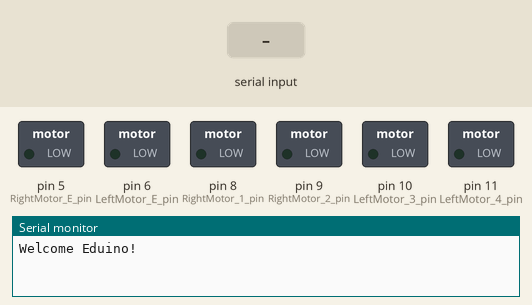
Bench run of a sketch on a simulated Arduino Uno, built with avr-gcc and run on an emulated ATmega328P. On the bench: switched loads named in the sketch (green lamp = pin HIGH), the last lines printed to the serial monitor. The test bench sets the inputs (shaded band).

Above: at 1.2 s.
1.3 s: "+" received over the second serial link
At 2.3 s:
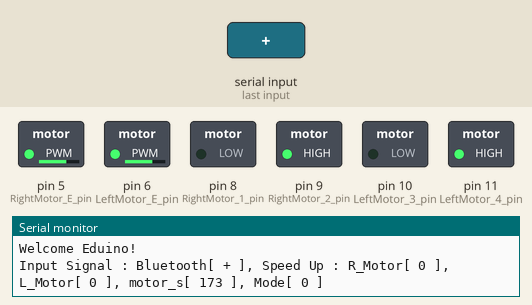
2.8 s: "g" received over the second serial link
At 3.4 s:
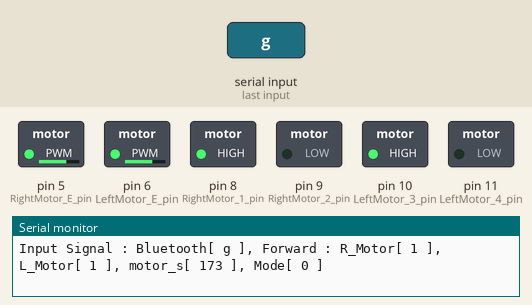
4.3 s: "l" received over the second serial link
At 4.6 s:
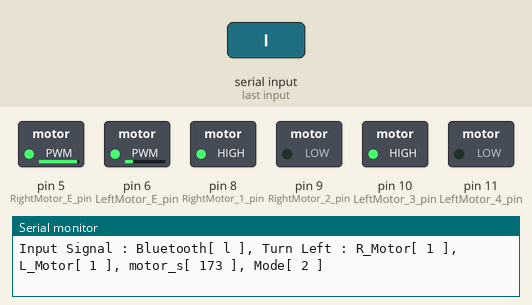
5.8 s: "r" received over the second serial link
At 7.0 s:
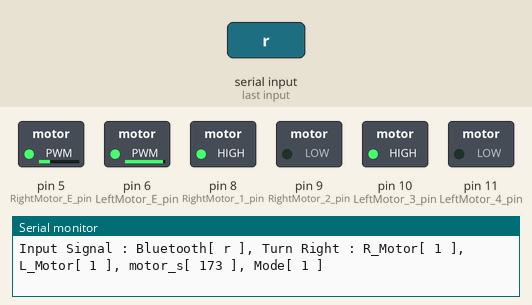
7.3 s: "-" received over the second serial link
At 8.1 s:
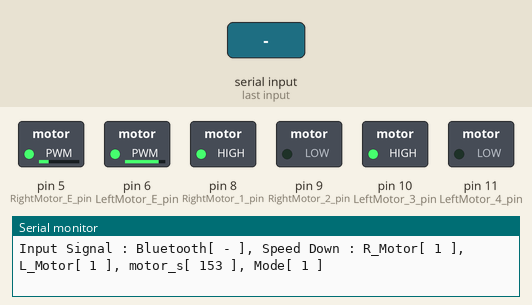
8.8 s: "s" received over the second serial link
At 10.2 s:
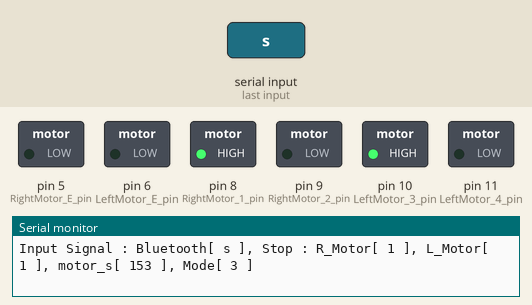
Timing chart, 0 to 11.3 s (numbered marks = the images above; inputs shaded):
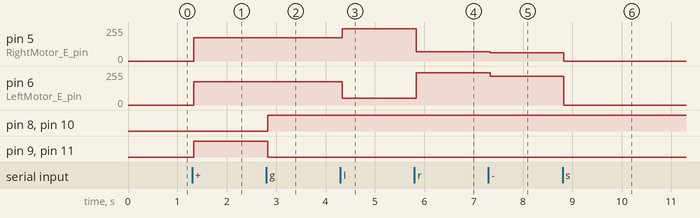

The sketch:

11_RC_CAR_Bluetooth.ino
```cpp
/* 이 소스는 에듀이노(Eduino)에 의해서 번역, 수정, 작성되었고 소유권 또한 에듀이노의 것입니다.
 *  소유권자의 허락을 받지 않고 무단으로 수정, 삭제하여 배포할 시 법적인 처벌을 받을 수도 있습니다.
 *
 *  에듀이노 SmartCar 기본예제 8
 *  - 스마트폰 어플로 스마트카 제어하기 -
 *
 *
 *  스마트폰 어플의 블루투스 통신을 통해 스마트카의 동작을 무선 제어하는 예제입니다.
 *
 *  명령
 *  1. 블루투스 g
 *  -> Go 전진 명령
 *  2. 블루투스 b
 *  -> Back 후진 명령
 *  3. 블루투스 l
 *  -> left 좌회전 명령
 *  4. 블루투스 r
 *  -> right 우회전 명령
 *  5. 블루투스 s
 *  -> stop 정지 명령
 *
 */

#include <SoftwareSerial.h>   //가상 시리얼 통신을 위한 라이브러리 선언

#define BT_RXD 3  // 아두이노의 4번핀을 RX(받는 핀)로 설정
#define BT_TXD 4 // 아두이노 3번핀을 TX(보내는 핀)로 설정

SoftwareSerial bluetooth(BT_RXD,BT_TXD); //블루투스 통신을 위한 설정

int RightMotor_E_pin = 5;       // 오른쪽 모터의 Enable & PWM
int LeftMotor_E_pin = 6;        // 왼쪽 모터의 Enable & PWM
int RightMotor_1_pin = 8;       // 오른쪽 모터 제어선 IN1
int RightMotor_2_pin = 9;       // 오른쪽 모터 제어선 IN2
int LeftMotor_3_pin = 10;       // 왼쪽 모터 제어선 IN3
int LeftMotor_4_pin = 11;       // 왼쪽 모터 제어선 IN4

int motor_s = 153;              // 최대 속도(0~255)의 60%

int R_Motor = 0;
int L_Motor = 0;
int mode = 0;

void setup() {
  pinMode(RightMotor_E_pin, OUTPUT);        // 출력모드로 설정
  pinMode(RightMotor_1_pin, OUTPUT);
  pinMode(RightMotor_2_pin, OUTPUT);
  pinMode(LeftMotor_3_pin, OUTPUT);
  pinMode(LeftMotor_4_pin, OUTPUT);
  pinMode(LeftMotor_E_pin, OUTPUT);

  Serial.begin(9600);    //PC와 아두이노간 시리얼 통신 속도를 9600bps로 설정
  bluetooth.begin(9600); //블루투스와 아두이노간 시리얼 통신 속도를 9600bps로 설정

  Serial.println("Welcome Eduino!");

}

void loop() {
  if(bluetooth.available()){
    char Blue_Val = bluetooth.read();

    Serial.print("Input Signal : ");
    Serial.print("Bluetooth[ "); Serial.print(Blue_Val); Serial.print(" ], ");

    control_SmartCar(Blue_Val);

    if(mode == 0){
      motor_role(R_Motor, L_Motor, motor_s);
    }
    else if(mode == 1){
      Right_role(R_Motor, L_Motor, motor_s);
    }
    else if(mode == 2){
      Left_role(R_Motor, L_Motor, motor_s);
    }
    else{
      motor_role(R_Motor, L_Motor, 0);
    }
  }
}

void control_SmartCar(char Blue_val){
  if( Blue_val == '+' ){      // "+" 버튼, 명령 : 속도 증가
    motor_s = motor_s + 20;
    motor_s = min(motor_s, 255);
    Serial.print("Speed Up : ");
  }

  else if( Blue_val == '-' ){ // "-" 버튼, 명령 : 속도 감소
    motor_s = motor_s - 20;
    motor_s = max(motor_s, 50);
    Serial.print("Speed Down : ");
  }

  else if( Blue_val == 'g' ){  // "g" 버튼, 명령 : 전진
    R_Motor = HIGH; L_Motor = HIGH; mode = 0;
    Serial.print("Forward : ");
  }

  else if( Blue_val == 'l' ){ // "l" 버튼, 명령 : 좌회전
    mode = 2;
    Serial.print("Turn Left : ");
  }

  else if( Blue_val == 'r' ){ // "r" 버튼, 명령 : 우회전
    mode = 1;
    Serial.print("Turn Right : ");
  }

  else if( Blue_val == 'b' ){ // "b" 버튼, 명령 : 후진
    R_Motor = LOW; L_Motor = LOW; mode = 0;
    Serial.print("Backward : ");
  }

  else if( Blue_val == 's' ){ // "s" 버튼, 명령 : 정지
    mode = 3;
    Serial.print("Stop : ");
  }

  else{
    Serial.print("Not Defined : ");  // 지정하지 않은 주소입력.
  }

  Serial.print("R_Motor[ ");Serial.print(R_Motor);Serial.print(" ], ");
  Serial.print("L_Motor[ ");Serial.print(L_Motor);Serial.print(" ], ");
  Serial.print("motor_s[ ");Serial.print(motor_s);Serial.print(" ], ");
  Serial.print("Mode[ ");Serial.print(mode);Serial.println(" ]");
}

void motor_role(int R_motor, int L_motor, int Speed){
   digitalWrite(RightMotor_1_pin, R_motor);
   digitalWrite(RightMotor_2_pin, !R_motor);
   digitalWrite(LeftMotor_3_pin, L_motor);
   digitalWrite(LeftMotor_4_pin, !L_motor);

   analogWrite(RightMotor_E_pin, Speed);  // 우측 모터 속도값
   analogWrite(LeftMotor_E_pin, Speed);   // 좌측 모터 속도값
}

void Right_role(int R_motor, int L_motor, int Speed){
   digitalWrite(RightMotor_1_pin, R_motor);
   digitalWrite(RightMotor_2_pin, !R_motor);
   digitalWrite(LeftMotor_3_pin, L_motor);
   digitalWrite(LeftMotor_4_pin, !L_motor);

   analogWrite(RightMotor_E_pin, max(Speed*0.4,50));  // 우측 모터 속도값
   analogWrite(LeftMotor_E_pin, min(Speed*1.4,255));   // 좌측 모터 속도값
}

void Left_role(int R_motor, int L_motor, int Speed){
   digitalWrite(RightMotor_1_pin, R_motor);
   digitalWrite(RightMotor_2_pin, !R_motor);
   digitalWrite(LeftMotor_3_pin, L_motor);
   digitalWrite(LeftMotor_4_pin, !L_motor);

   analogWrite(RightMotor_E_pin, min(Speed*1.4,255));  // 우측 모터 속도값
   analogWrite(LeftMotor_E_pin, max(Speed*0.2,50));   // 좌측 모터 속도값
}
```

Measured:
- after the input at 1.3 s, pin 5 (RightMotor_E_pin), pin 6 (LeftMotor_E_pin): 0/255 → 173/255 at once; pin 9 (RightMotor_2_pin), pin 11 (LeftMotor_4_pin): LOW → HIGH at once
- after the input at 2.8 s, pin 8 (RightMotor_1_pin), pin 10 (LeftMotor_3_pin): LOW → HIGH at once; pin 9 (RightMotor_2_pin), pin 11 (LeftMotor_4_pin): HIGH → LOW at once
- after the input at 4.3 s, pin 5 (RightMotor_E_pin): 173/255 → 242/255 at once; pin 6 (LeftMotor_E_pin): 173/255 → 50/255 at once
- after the input at 5.8 s, pin 5 (RightMotor_E_pin): 242/255 → 69/255 at once; pin 6 (LeftMotor_E_pin): 50/255 → 242/255 at once
- after the input at 7.3 s, pin 5 (RightMotor_E_pin): 69/255 → 61/255 at once; pin 6 (LeftMotor_E_pin): 242/255 → 214/255 at once
- after the input at 8.8 s, pin 5 (RightMotor_E_pin): 61/255 → 0/255 at once; pin 6 (LeftMotor_E_pin): 214/255 → 0/255 at once
